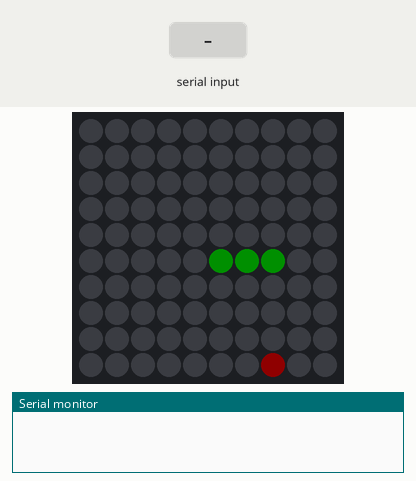
This sketch was run on a simulated Arduino Uno, built with avr-gcc and run on an emulated ATmega328P. Shown: 10×10 RGB LED matrix (first LED top left, wired row by row), the last lines printed to the serial monitor. Inputs (shaded band) come from the test bench. Dim RGB values are drawn brighter than linear; random numbers use the default seed unless the sketch sets one.

Above: at 0.8 s.
0.9 s: "u" received over Serial
At 2.37 s:
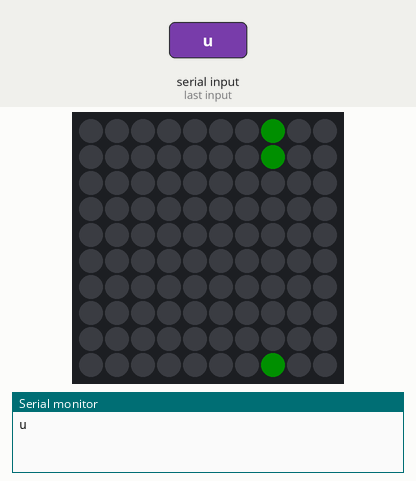
3.7 s: "l" received over Serial
At 3.87 s:
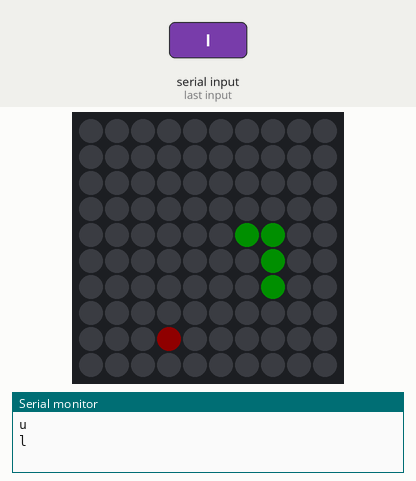
5.2 s: "d" received over Serial
At 5.37 s:
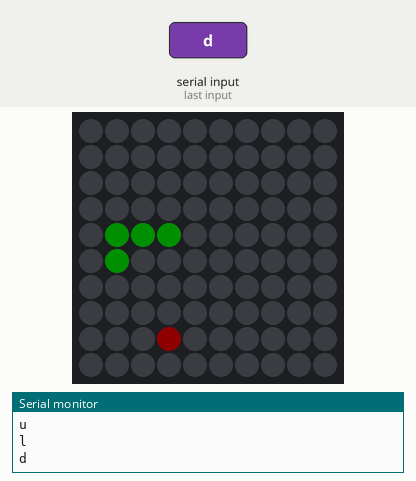
6.7 s: "r" received over Serial
At 6.87 s:
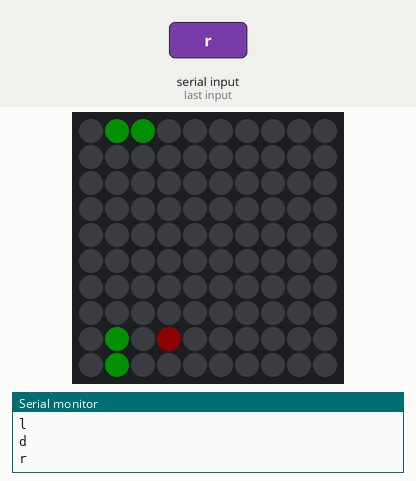
Timing chart, 0 to 9.2 s (numbered marks = the images above; inputs shaded):
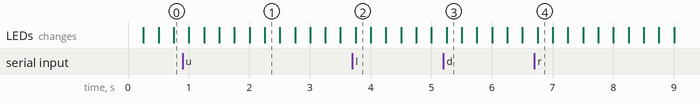

The sketch:

snakeGame.ino
```cpp
/* Librería */
#include <Adafruit_NeoPixel.h>

/* Vabiables y constantes iniciales del juego y del tablero */
#define FIELD_WIDTH   10
#define FIELD_HEIGHT  10
const int NUMPIXELS = FIELD_WIDTH * FIELD_HEIGHT;
const int PIN = 6;
int tx = 1;
int rx = 0;
char junk;
String inputString="";

Adafruit_NeoPixel pixels = Adafruit_NeoPixel(NUMPIXELS, PIN, NEO_GRB + NEO_KHZ800);

int curLength;//Longitud de la serpiente
int xs[100];//Matriz que contiene todos los segmentos de la serpiente, su máxima longitud es el tamaño de la matriz
int ys[100];//xs es su posición en x, ys es su posición en y
int dir;//Dirección actual de la serpiente
#define SNAKEWIDTH  1 //Ancho de la serpiente
int ax = 0;//Posición en x de la manzana
int ay = 0;//Posición en y de la manzana
int pos = 0;//Posicion real en numeros de pixeles

boolean snakeGameOver;

/* Controles del juego */
#define  DIR_UP    1
#define  DIR_DOWN  2
#define  DIR_LEFT  3
#define  DIR_RIGHT 4

/* Botones del bluetooth */
#define  BTN_NONE  0
#define  BTN_UP    1
#define  BTN_DOWN  2
#define  BTN_LEFT  3
#define  BTN_RIGHT 4
#define  BTN_START 5
#define  BTN_EXIT  6

/* Leer direcciones */
uint8_t curControl = BTN_NONE;

void readInput(){
   if(Serial.available()){
     while(Serial.available()){
       char inChar = (char)Serial.read();
       inputString+=inChar;
     }
     Serial.println(inputString);
     while(Serial.available()>0){
       junk=Serial.read();
     }
     if(inputString == "u"){
       curControl = BTN_UP;
     }
     else if(inputString == "d"){
       curControl = BTN_DOWN;
     }
     else if(inputString == "l"){
       curControl = BTN_LEFT;
     }
     else if(inputString == "r"){
       curControl = BTN_RIGHT;
     }
     inputString="";
   }
}


/* Pintado de pixeles */
int r = 0;
int g = 0;
int b = 0;
void setTablePixel(int x, int y, int r, int g, int b){
   if(y%2==0){
    pos = y * FIELD_WIDTH + x;
    } else {
     pos = y * FIELD_WIDTH + ((FIELD_WIDTH - 1)- x);
    }
    pixels.setPixelColor(pos, pixels.Color(r,g,b));
   }

void clearTablePixels(){
  for (int i=0; i<NUMPIXELS; i++){
    pixels.setPixelColor(i,pixels.Color(0,0,0));
  }
}

/* Funciones del juego */
void setup(){
  Serial.begin(9600);
  pinMode(tx, OUTPUT);
  pinMode(rx, INPUT);
  pixels.begin();
  pixels.show();
  runSnake();
}

void loop(){}

/* Detección de colisiones */
boolean collide(int x1, int x2, int y1, int y2, int w1, int w2, int h1, int h2){
  if ((x1+w1>x2) && (x1<x2+w2) && (y1+h1>y2) && (y1<y2+h2)){
    return true;
  }
  else {
    return false;
  }
}

/* Morir */
void die(){
  snakeGameOver = true;
}

/* Direcciones */
void setDirection(){
  switch(curControl){
    case BTN_LEFT:
    if(dir==DIR_RIGHT){
      break;
    } else{
      dir = DIR_LEFT;
      break;
    }
    case BTN_RIGHT:
    if(dir==DIR_LEFT){
      break;
    } else{
      dir = DIR_RIGHT;
      break;
    }
    case BTN_DOWN:
    if(dir==DIR_UP){
      break;
    }else{
      dir = DIR_DOWN;
      break;
    }
    case BTN_UP:
    if(dir==DIR_DOWN){
      break;
    }else{
      dir = DIR_UP;
      break;
    }
    case BTN_START:
      break;
  }
}


void snakeInit(){
  //Posición, dirección y variables iniciales de la serpiente
  curLength = 3;
  xs[0]=3; xs[1]=2; xs[2]=1;
  ys[0]=FIELD_HEIGHT/2; ys[1]=FIELD_HEIGHT/2; ys[2]=FIELD_HEIGHT/2;
  dir = DIR_RIGHT;
  //Crear manzana en una posición aleatoria
  ax = random(FIELD_WIDTH);
  ay = random(FIELD_HEIGHT);

  snakeGameOver = false;
}

void runSnake(){
  snakeInit();
  unsigned long prevUpdateTime = 0;
  boolean snakeRunning = true;
  while(snakeRunning){
    //Revisar colisión de la serpiente consigo misma
    int i=curLength-1;
    while (i>=4){
      if (collide(xs[0], xs[i], ys[0], ys[i], SNAKEWIDTH, SNAKEWIDTH, SNAKEWIDTH, SNAKEWIDTH)){
        die();
      }
      i = i-1;
    }

    if (snakeGameOver){
      snakeRunning = false;
      clearTablePixels();
      break;
    }

    //Revisar colisión de la serpiente con la manzana
    if (collide(xs[0], ax, ys[0], ay, SNAKEWIDTH, SNAKEWIDTH, SNAKEWIDTH, SNAKEWIDTH)){
      //Incrementar longitud de la serpiente
      curLength = curLength +1;
      //Nuevo segmento de la serpiente con posición temporal
      xs[curLength-1] = 255;
      ys[curLength-1] = 255;

      //Crear otra manzana en una posición aleatoria
      ax = random(FIELD_WIDTH);
      ay = random(FIELD_HEIGHT);

      //Asegurarse de que la manzana no se genere dentro del cuerpo de la serpiente
      int i=curLength-1;
      for(int i=0; i<curLength; i++) {
        if (collide(ax, xs[i], ay, ys[i], SNAKEWIDTH, SNAKEWIDTH, SNAKEWIDTH, SNAKEWIDTH)){
           ax = random(FIELD_WIDTH);
           ay = random(FIELD_HEIGHT);
           i=0;
        }
      }
    }

    //Desfasar los segmentos del cuerpo de la serpiente
    i = curLength-1;
    while (i>=1){
      xs[i] = xs[i-1];
      ys[i] = ys[i-1];
      i = i-1;
    }
    //Determinar nueva direción de la cabeza de la serpiente
    if (dir == DIR_RIGHT){           //Derecha
      xs[0] = xs[0] + SNAKEWIDTH;
    }
    else if (dir == DIR_LEFT){       //Izquierda
      xs[0] = xs[0] - SNAKEWIDTH;
    }
    else if (dir == DIR_UP){         //Arriba
      ys[0] = ys[0] - SNAKEWIDTH;
    }
    else {                           //Abajo
      ys[0] = ys[0] + SNAKEWIDTH;
    }

    //Revisar si la serpiente sale de los bordes del tablero
    if ((xs[0]<0) || (xs[0]>=FIELD_WIDTH) || (ys[0]<0) || (ys[0]>=FIELD_HEIGHT)){
      if (xs[0]<0) {xs[0] =FIELD_WIDTH -1;}
      else if (xs[0]>=FIELD_WIDTH) {xs[0] = 0;}
      else if (ys[0]<0) {ys[0] =FIELD_HEIGHT -1;}
      else if (ys[0]>=FIELD_HEIGHT) {ys[0] = 0;}
    }

    clearTablePixels();

    //Dibujar la manzana
    setTablePixel (ax, ay, 15, 0, 0);

    //Dibujar la serpiente
    for (int i=0; i<curLength; i++){
      setTablePixel(xs[i], ys[i], 0, 15, 0);
    }

    pixels.show();

    //Revisar dirección de la serpiente mientras se espera otra dirección
    unsigned long curTime;
    do{
      readInput();
      if (curControl == BTN_EXIT){
        snakeRunning = false;
        break;
      }
      if (curControl != BTN_NONE){//Solo se puede cambiar de dirección una vez
        setDirection();
      }
      curTime = millis();
      }
      while((curTime - prevUpdateTime) < 250);//Luego de 250ms la serpiente se mueve
      prevUpdateTime = curTime;
    }
  }
```
